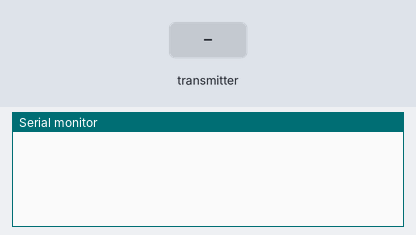
Recording of a sketch running on a simulated Arduino Uno, built with avr-gcc and run on an emulated ATmega328P. On the bench: the last lines printed to the serial monitor. The test bench sets the inputs (shaded band). No radio packets arrive unless stated.

Above: at 1.2 s.
1.3 s: the transmitter starts sending x = 0
At 1.37 s:
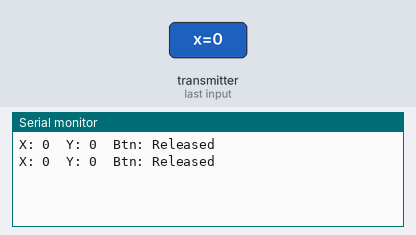
3.2 s: the transmitter starts sending y = 0
6.2 s: the transmitter starts sending button = 1
At 6.32 s:
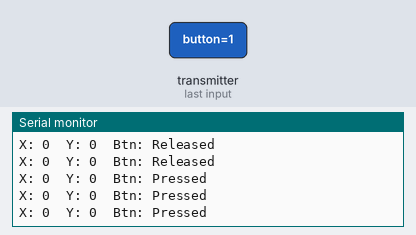
8.1 s: the transmitter starts sending x = 256
At 8.17 s:
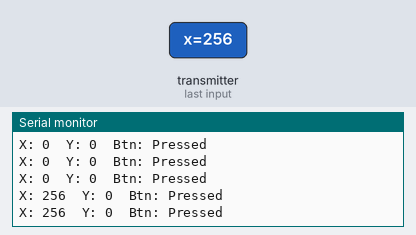
11.1 s: the transmitter starts sending button = 0
At 11.22 s:
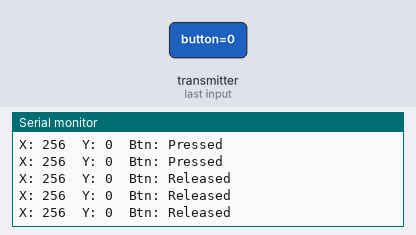
14.1 s: the transmitter starts sending x = 512
At 14.22 s:
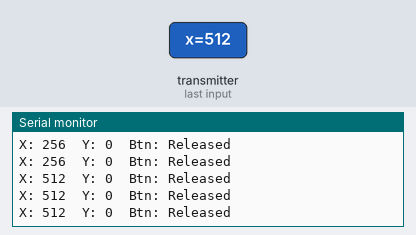
Timing chart, 0 to 17.1 s (numbered marks = the images above; inputs shaded):
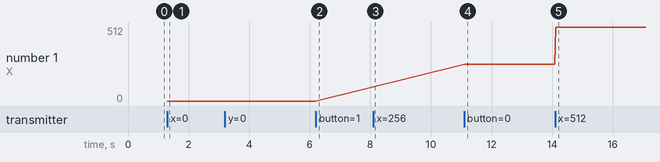

Measured:
- after the input at 1.3 s, the serial monitor: prints a new line at once (image 1)
- after the input at 6.2 s, the serial monitor: prints a new line at once (image 2)
- after the input at 8.1 s, the serial monitor: prints a new line at once (image 3)
- after the input at 11.1 s, the serial monitor: prints a new line at once (image 4)
- after the input at 14.1 s, the serial monitor: prints a new line at once (image 5)
- plotted number 1: 256 → 512 after the input at 14.1 s

The sketch:

Receiver.ino
```cpp
#include <SPI.h>
#include <nRF24L01.h>
#include <RF24.h>

RF24 radio(2, 15); // CE, CSN pins
const byte address[6] = "00001";

struct JoystickData {
  int x;
  int y;
  bool button;
};

const int retryLimit = 10; // Number of retries before reinitializing
unsigned long lastCheckTime = 0;
const unsigned long checkInterval = 5000; // Interval to check for data (in milliseconds)

void setup() {
  Serial.begin(9600); // Initialize serial communication

  radio.begin();
  radio.openReadingPipe(1, address);
  radio.setPALevel(RF24_PA_MIN);
  radio.startListening();
}

void loop() {
  if (radio.available()) {
    JoystickData data;
    radio.read(&data, sizeof(data));

    // Print received data to the Serial Monitor
    Serial.print("X: ");
    Serial.print(data.x);
    Serial.print("\t");

    Serial.print("Y: ");
    Serial.print(data.y);
    Serial.print("\t");

    Serial.print("Btn: ");
    Serial.println(data.button ? "Pressed" : "Released");

    // Reset the check timer since data was received
    lastCheckTime = millis();
  } else {
    // Check if it's time to reinitialize the radio
    if (millis() - lastCheckTime > checkInterval) {
      Serial.println("No data received. Reinitializing...");
      radio.stopListening();
      delay(100); // Short delay to allow module to settle
      radio.begin();
      radio.openReadingPipe(1, address);
      radio.setPALevel(RF24_PA_MIN);
      radio.startListening();
      lastCheckTime = millis(); // Reset timer after reinitializing
    }
  }
}
```
